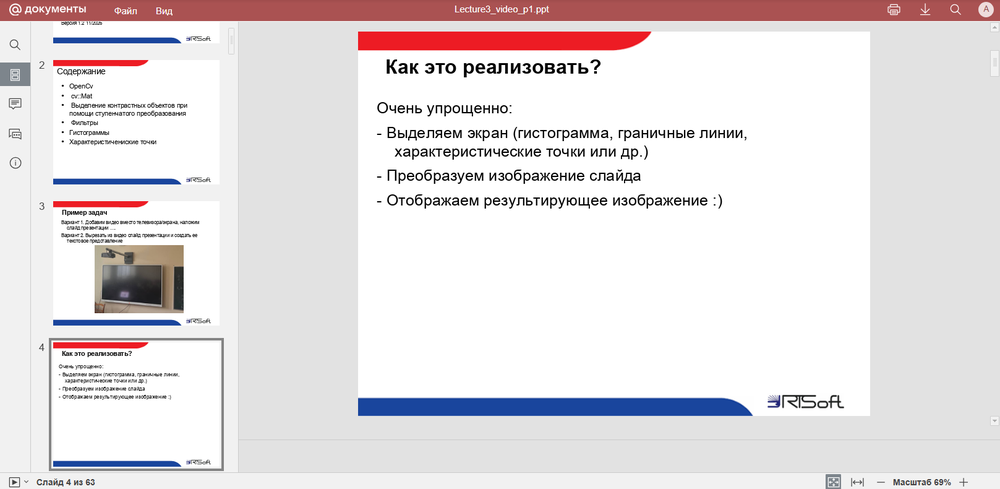
//> input picture hw2/hw2/slide.png, 1000 x 489 px, shrunk from 1617 x 790 before the run
$ ./HW2   (built with g++ and OpenCV 4)
//> lines starting //> are read from the running program, lines starting //| are printed output that depends on the picture; after the words box and inside, x2 and y2 are one past the last pixel; in counts of white or black regions, pixels touching at a corner belong together; pictures that were not available may be replaced by others from this repository, and a replacement may not be noted
#include <opencv2/opencv.hpp>
#include <iostream>
#include <vector>

using namespace cv;
using namespace std;

int main() {
	setlocale(LC_ALL, "Russian");

	//Открываем видео
	VideoCapture cap;
	cap.open("video.mov");
	if (!cap.isOpened()) {
			return -1;
	}

	//Загружаем фото (можно еще выбрать image.jpg)
	Mat photo = imread("slide.png");
//> photo is the input picture: 489 rows x 1000 cols, CV_8UC3; mean B, G, R 225.2, 223.4, 229.3
	if (photo.empty()) {
		return 1;
	}

	namedWindow("Window", WINDOW_NORMAL);

	Mat frame, gray, edges;
	vector<Point2f> screenCorners;
	bool screenDetected = false;

	while (true) {
		cap >> frame;
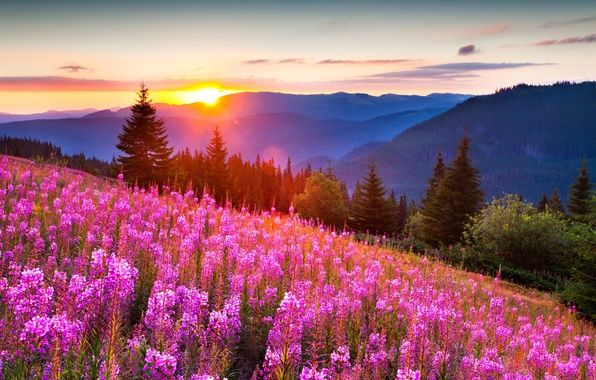
//> input picture hw2/hw2/image.jpg, 596 x 380 px, given in place of video.mov, which was not available
//> frame is the input picture: 380 rows x 596 cols, CV_8UC3; mean B, G, R 114.4, 98.1, 151.4
		if (frame.empty()) {
			cap.set(CAP_PROP_POS_FRAMES, 0);
			continue;
		}

		//Ищем прямоугольники
		cvtColor(frame, gray, COLOR_BGR2GRAY);
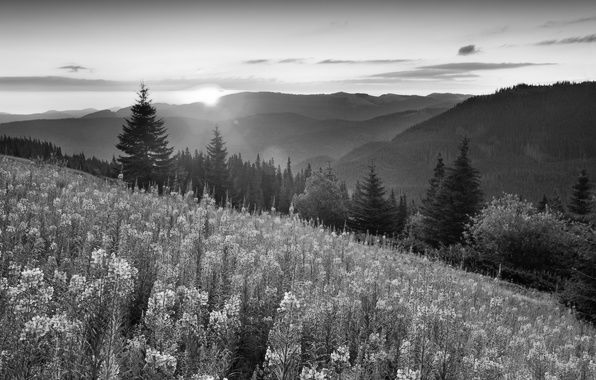
//> gray: 380 rows x 596 cols, CV_8UC1; min 1, max 255, mean 115.9
		GaussianBlur(gray, gray, Size(5, 5), 0);
		Canny(gray, edges, 50, 150);
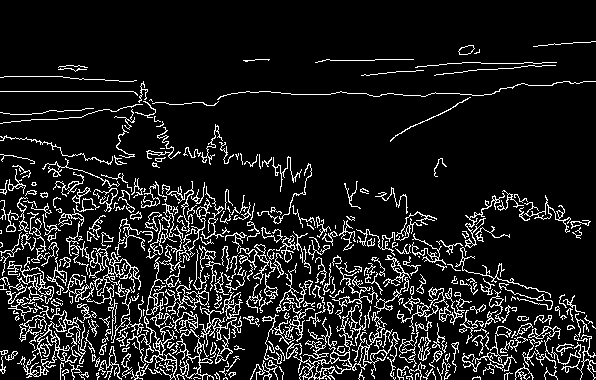
//> edges: 380 rows x 596 cols, CV_8UC1; 11.5% white in thin lines or dots, all inside (x1, y1, x2, y2) = (0, 41, 596, 380)

		vector<vector<Point>> contours;
		findContours(edges, contours, RETR_EXTERNAL, CHAIN_APPROX_SIMPLE);
//> contours = 362 contours, 248 with area under 20; largest, box (x1, y1, x2, y2) and area: (286, 265, 409, 380) 1038, (199, 271, 247, 347) 576, (89, 245, 141, 297) 514, (170, 311, 214, 380) 492, (126, 316, 177, 380) 424

		// Выбираем самый большой прямоугольник
		double maxArea = 0;
		vector<Point> screenContour;

		for (const auto& contour : contours) {
			double area = contourArea(contour);
			if (area < 1000) continue;

			vector<Point> approx;
			approxPolyDP(contour, approx, arcLength(contour, true) * 0.02, true);

			if (approx.size() == 4 && area > maxArea) {
				maxArea = area;
				screenContour = approx;
			}
		}
//> this loop made 362 passes
//> area on passes 26, 35, 43: 26.5, 48, 28.5
//> after the loop, maxArea = 0

		Mat result = frame.clone();
		screenDetected = !screenContour.empty();

		if (screenDetected) {
			// Преобразуем точки в нужный формат
			screenCorners.clear();
			for (const auto& pt : screenContour) {
				screenCorners.push_back(Point2f(pt.x, pt.y));
			}

			// Сортируем углы
			Point2f center(0, 0);
			for (const auto& pt : screenCorners) center += pt;
			center *= (1.0 / 4);

			vector<Point2f> sorted(4);
			for (const auto& pt : screenCorners) {
				if (pt.x < center.x && pt.y < center.y) sorted[0] = pt;
				else if (pt.x > center.x && pt.y < center.y) sorted[1] = pt;
				else if (pt.x > center.x && pt.y > center.y) sorted[2] = pt;
				else sorted[3] = pt;
			}

			//Вставляем фото
			vector<Point2f> photoCorners = {
				Point2f(0, 0),
				Point2f(photo.cols - 1, 0),
				Point2f(photo.cols - 1, photo.rows - 1),
				Point2f(0, photo.rows - 1)
			};

			Mat H = findHomography(photoCorners, sorted);
			Mat warpedPhoto;
			warpPerspective(photo, warpedPhoto, H, frame.size());

			Mat mask = Mat::zeros(frame.size(), CV_8UC1);
			vector<Point> maskPoints;
			for (const auto& pt : sorted) {
				maskPoints.push_back(Point(pt.x, pt.y));
			}
			fillConvexPoly(mask, maskPoints, Scalar(255));

			warpedPhoto.copyTo(result, mask);

			// Рисуем контур прямоугольника
			polylines(result, maskPoints, true, Scalar(0, 255, 0), 2);
		}
		else {
//> (the run ends here: the program exits with an error code, at `return 2;`)
